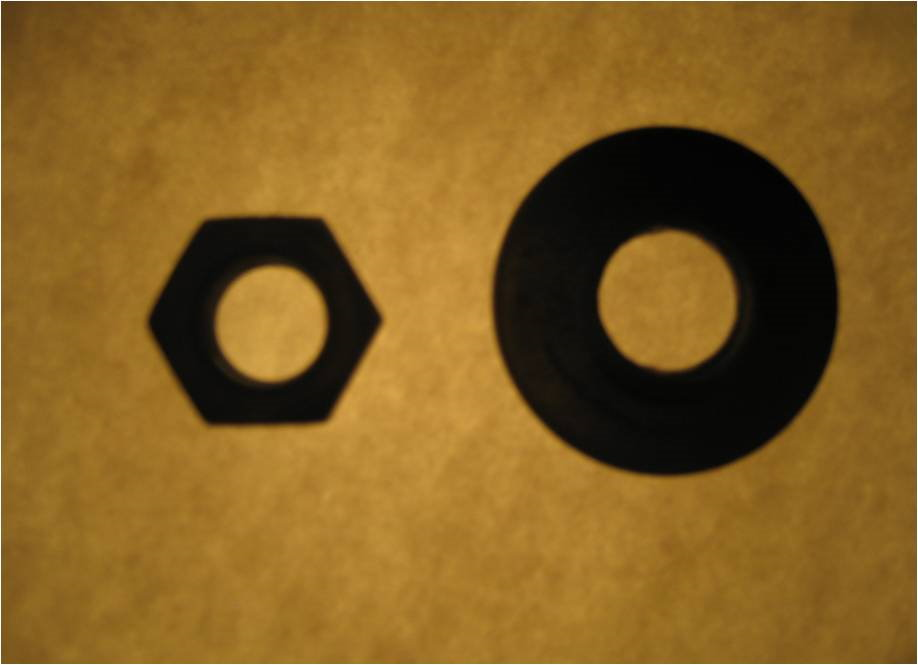
%> input picture 1_Image_Filtering/ME6406HW1KhamvilaiThanakornReport/nut_shell.jpg, 918 x 665 px
$ octave HW1_4a.m   (GNU Octave 9; MATLAB toolbox functions it lacks are replaced by stand-ins)
%> lines starting %> are read from the running program, lines starting %| are printed output that depends on the picture; in (x1, y1, x2, y2) boxes, pixels count from 0 and x2, y2 are one past the last pixel; in counts of white or black regions, pixels touching at a corner belong together; the program's own positions count from 1
clear all; clc; close all;

I = imread('nut_shell.jpg'); % read image
%> I is the input picture: size 665x918x3 uint8; mean R, G, B 131.8, 95.9, 34.8
I_gray = rgb2gray(I); % change it to grayscale
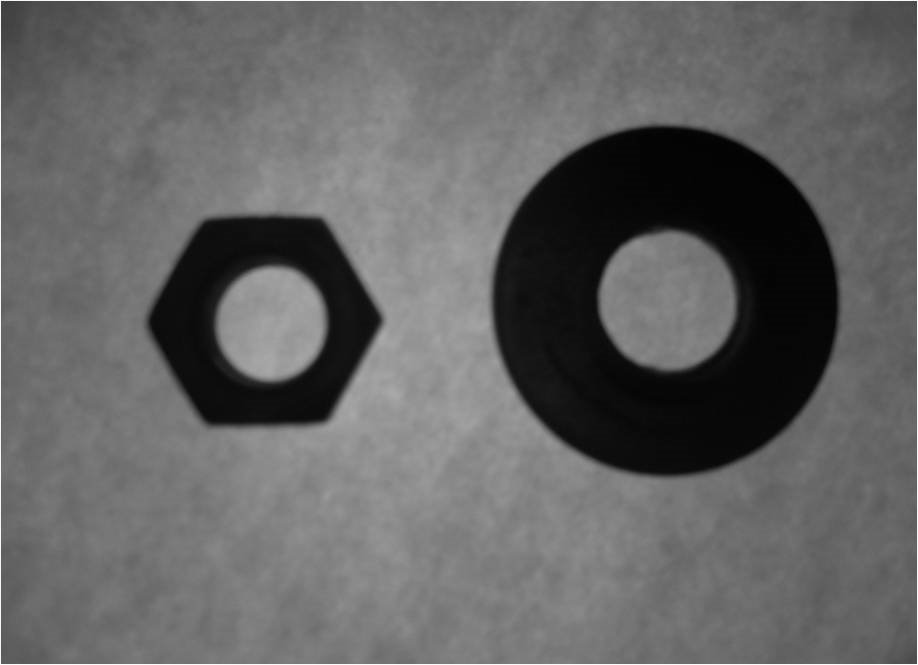
%> I_gray: size 665x918 uint8; min 0, max 253, mean 99.7

M = size(I_gray,1); % # of rows I_gray
%> M = 665
N = size(I_gray,2); % # of columns I_gray
%> N = 918
min_level = double(min(min(I_gray))); % minimum intensity of I_gray
%> min_level = 0
max_level = double(max(max(I_gray))); % maximum intensity of I_gray
%> max_level = 253
thres = [127.5 51 12.75]; % selected values of threshold (over-estimated, appropriated, and under-estimated)

for k = 1:length(thres)
    I_BW(:,:,k) = double(I_gray)-thres(k)*ones(M,N); % seperated between the intensity that higher/lower than threshold
    I_BW(:,:,k) = max(min_level,I_BW(:,:,k)); % change the intensity that lower than the threshold to the minimun intensity
    I_BW(:,:,k) = I_BW(:,:,k)*(max_level)~=(min_level); % change all intensity beside the lowest one to the maximum intensity
end
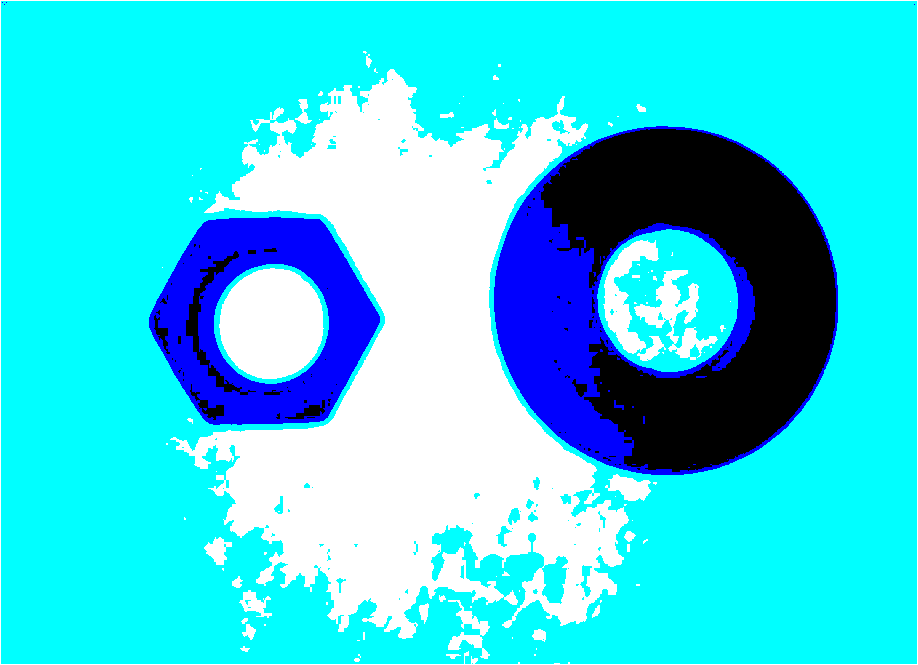
%> I_BW: size 665x918x3 double; mean R, G, B 0.226, 0.829, 0.909

figure('pos',[0 100 1300 500]);
subplot(2,3,1); imshow(I); title('Original Image');
subplot(2,3,2); imshow(I_gray); title('Grayscale Image');
subplot(2,3,3); histogram(I_gray); title('Histogram');
subplot(2,3,4); imshow(I_BW(:,:,1)); title('Over-Estimated Threshold');
%> after `imshow(I_BW(:,:,1))`:
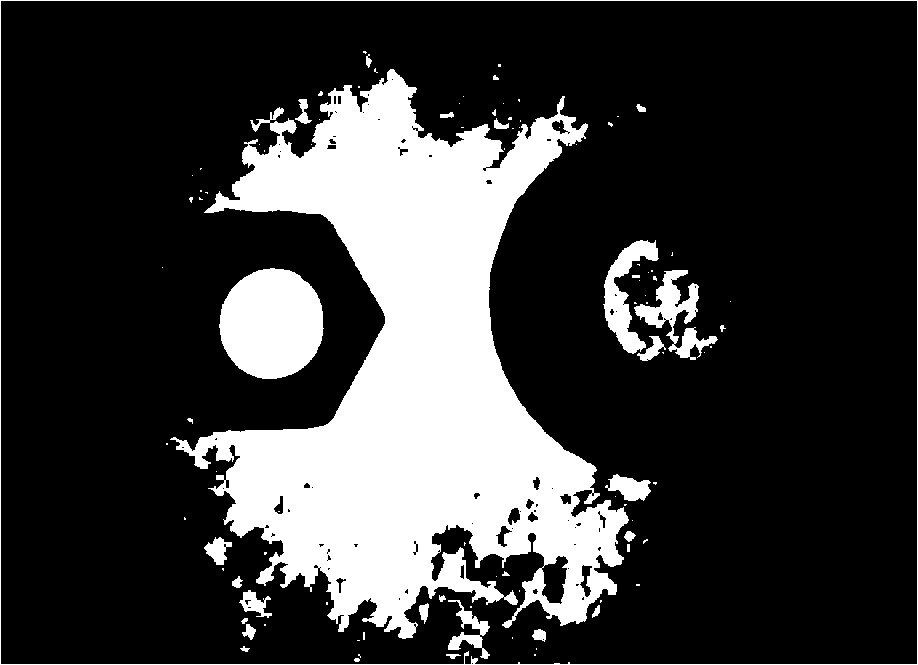
%> displayed picture: size 665x918, on the screen's scale of 0 to 255; 22.6% white; 101 white regions (69 under 20 px), largest, box (x1, y1, x2, y2) and area: (170, 69, 629, 639) 116259, (219, 268, 324, 379) 9101, (0, 0, 918, 665) 3238
subplot(2,3,5); imshow(I_BW(:,:,2)); title('Appropriated Threshold');
subplot(2,3,6); imshow(I_BW(:,:,3)); title('Under-Estimated Threshold');
%> after `imshow(I_BW(:,:,3))`:
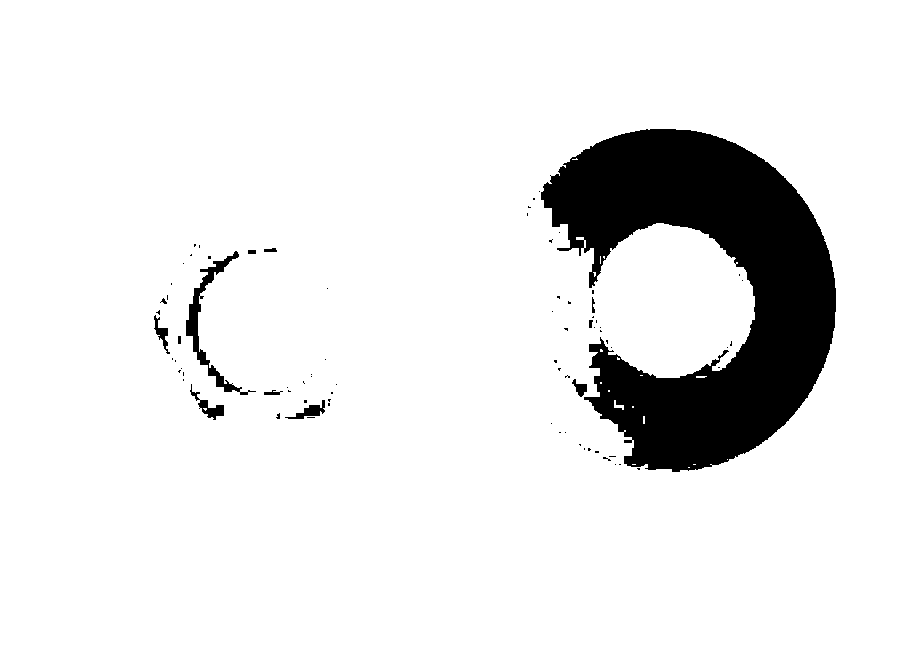
%> displayed picture: size 665x918, on the screen's scale of 0 to 255; 90.9% white; 79 black regions (66 under 20 px), largest, box (x1, y1, x2, y2) and area: (541, 129, 836, 472) 52607, (186, 251, 256, 395) 1430, (190, 384, 224, 420) 320

%% Using MATLAB Build-IN command

for k = 1:length(thres)
    J_BW(:,:,k) = im2bw(I_gray,thres(k)/max_level);
end
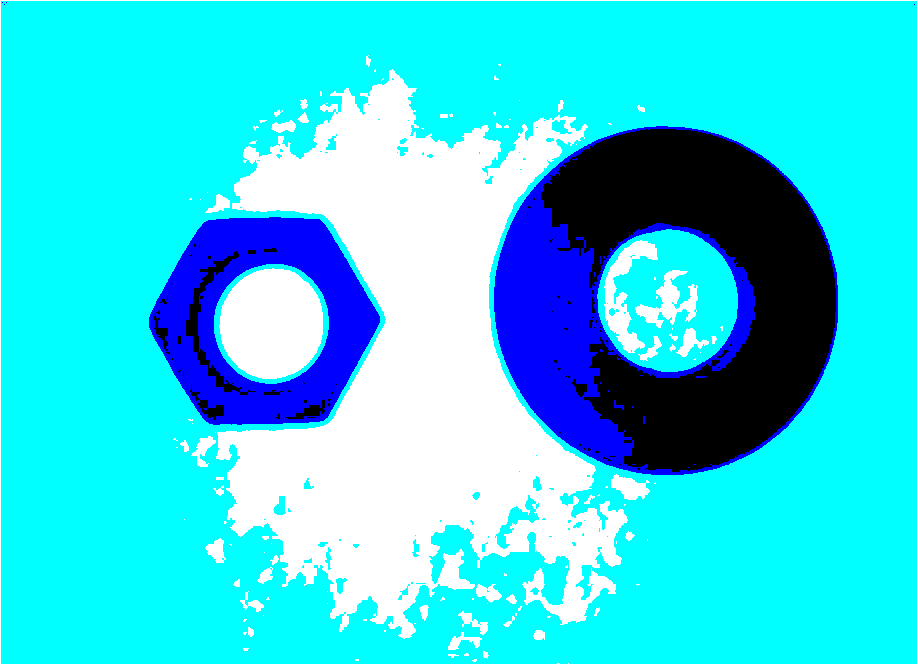
%> J_BW: size 665x918x3 logical; mean R, G, B 0.212, 0.829, 0.909

figure('pos',[20 200 1800 500]);
subplot(2,3,1); imshow(I); title('Original Image');
subplot(2,3,2); imshow(I_gray); title('Grayscale Image');
subplot(2,3,3); histogram(I_gray); title('Histogram');
subplot(2,3,4); imshow(J_BW(:,:,1)); title('Over-Estimated Threshold (MATLAB Built-In command)');
%> after `imshow(J_BW(:,:,1))`:
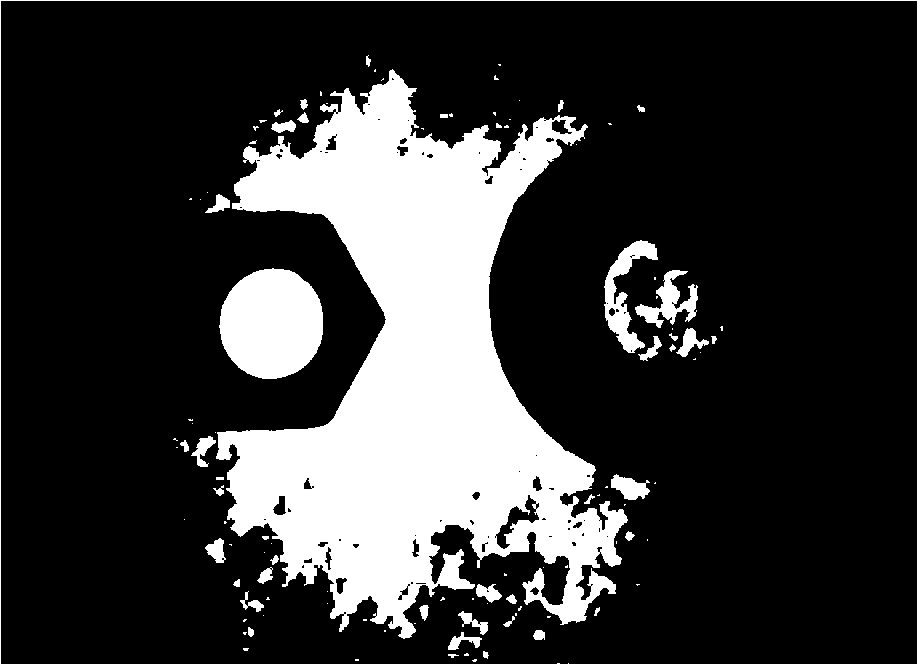
%> displayed picture: size 665x918 logical; 21.2% white; 109 white regions (65 under 20 px), largest, box (x1, y1, x2, y2) and area: (216, 69, 628, 639) 108800, (219, 268, 323, 379) 9073, (0, 0, 918, 665) 3166
subplot(2,3,5); imshow(J_BW(:,:,2)); title('Appropriated Threshold (MATLAB Built-In command)');
subplot(2,3,6); imshow(J_BW(:,:,3)); title('Under-Estimated Threshold (MATLAB Built-In command)');
%> after `title('Under-Estimated Threshold (MATLAB Built-In command)')`:
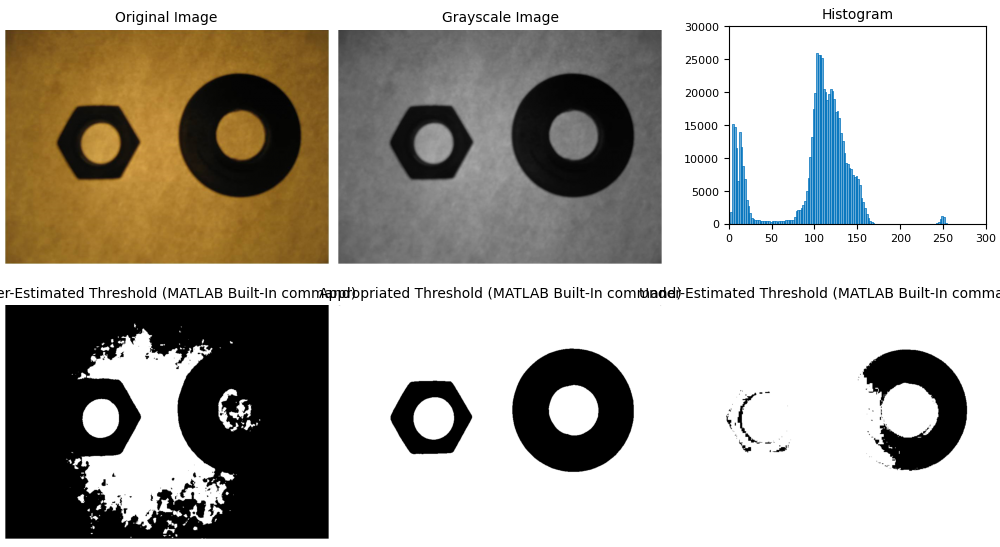
%> figure redrawn from the program's plot data, 6 panels
